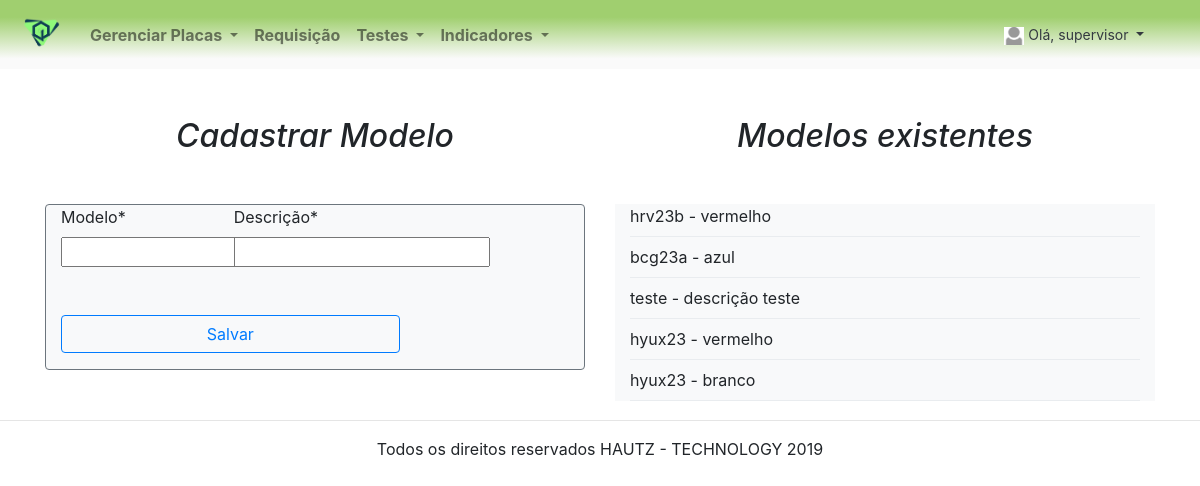
The app's page /placas/cadastrar-modelo/ (signed in) with its own data.
### contas/models/usuario.py (models this page shows, shortened)
class Usuario(AbstractBaseUser):
    username = models.CharField(
        "Nome de Usuário",
        max_length=120,
        unique=True
    )
    data_expiracao = models.DateField(
        "Data Expiração",
        null=True
    )
    tipo = models.CharField(
        "Tipo de Usuário",
        max_length=1,
        choices = TIPOS
    )
    objects = UsuarioManager()
    USERNAME_FIELD =  'username'
    REQUIRED_FIELDS = []
    def __str__(self):
        return self.username
    class Meta:
        db_table = 'USUARIO'

### placas/models/modelo_placas.py (models this page shows)
class Modelo_placas(models.Model):
    Modelo = models.CharField(
        'modelo',
        max_length=120
    )
    Descricao = models.CharField(
        'Descrição',
        max_length=200
    )
    def __str__(self):
        return '{} - {}'.format(self.Modelo, self.Descricao)
    class Meta:
        db_table = 'MODELO_PLACAS'
        constraints = [
            models.UniqueConstraint(fields=['Modelo', 'Descricao'], name="Constraint_modelo")
        ]

### placas/views.py (the view)
# urls.py: path('cadastrar-modelo/', views.cadastrar_modelo, name="cadastrar-modelo"),
@login_required
def cadastrar_modelo(request):
    list_modelo = Modelo_placas.objects.all()
    context = {
        "form": ModeloForm,
        "list_modelo": list_modelo
    }
    if request.method == "POST":
        form = ModeloForm(request.POST)
        if form.is_valid():
            form.save()
    return render(request, "placas/cadastrar-modelo.html", context)

### indicadores/context_processors.py (called while the page is built)
def menu_indicadores(requets):
    return {
        "Menu_indicadores": Menu_indicadores.objects.all()
    }

### placas/context_processors.py (called while the page is built)
def menu_placas(requets):
    return {
        "Menu_placas": Menu_placas.objects.all()
    }

### testes/context_processors.py (called while the page is built)
def menu_testes(requets):
    return {
        "lista_testes": Menu_testes.objects.all()
    }

### placas/templates/placas/cadastrar-modelo.html (shortened to what this page needs)
{% extends "base.html" %}
{% load crispy_forms_tags %}
{% block conteudo %}
<div class="container mb-xl-auto">
    <div class="row">
      <div class="col">
        <h2 class="font-italic mb-lg-5 text-center">Cadastrar Modelo</h2>
        <div class="container bg-light col-lg-12 border border-secondary rounded">
            <form method="POST" class="post-form ">
              <div class="form-row">
                <div class="form-group col-md-4 mb-3">
                {{ form.Modelo  | as_crispy_field:"bootstrap"}}
                </div>
                <div class="form-group col-md-4 mb-5">
                  {{ form.Descricao  | as_crispy_field:"bootstrap"}}
                </div>
              </div>
              <button type="submit" class="save btn btn-outline-primary col-md-8 mb-3 ">Salvar</button>
            </form>
        </div>
      </div>
      <div class="col">
          <h2 class="font-italic mb-lg-5 text-center">Modelos existentes</h2>
        <div style="overflow: auto; height: 200px">
          <table>
            <div class="container bg-light col-lg-12">
              {% for modelo in list_modelo %}
                {{ modelo }}
              <div class="dropdown-divider"></div>
              {% endfor %}
            </div>
          </table>
        </div>
      </div>
  </div>
</div>
{% endblock conteudo %}

### core/templates/base.html (shortened to what this page needs)
{% load static %}
<!DOCTYPE html>
<html lang="pt-br">
<head>
    <link rel="stylesheet" href="https://stackpath.bootstrapcdn.com/bootstrap/4.3.1/css/bootstrap.min.css"
>
    </head>
   <header>
<body>
        <nav class="navbar navbar-expand-sm navbar-light font-weight-bold" >
            <a class="navbar-brand" href="{% url 'core:home' %}">
                <img src="{% static 'logo_genesisq.png' %}" width="50" />
            </a>
            {% if user.is_authenticated %}
            <div class="collapse navbar-collapse" id="navbarSupportedContent">
                <ul class="navbar-nav mr-auto">
                    <li class="nav-item dropdown ">
                        <a class="nav-link dropdown-toggle" href="#" id="navbarDropdown" role="button"
                            data-toggle="dropdown" aria-haspopup="true" aria-expanded="false">
                            Gerenciar Placas
                        </a>
                    </li>
                    <li class="nav-item">
                        <a class="nav-link" href="{% url 'requisicao:requisicao1' %}">Requisição</a>
                    </li>
                    <li class="nav-item dropdown">
                            <a class="nav-link dropdown-toggle" href="#" id="navbarDropdown" role="button"
                                data-toggle="dropdown" aria-haspopup="true" aria-expanded="false">
                                Testes
                            </a>
                    </li>
                    <li class="nav-item dropdown">
                        <a class="nav-link dropdown-toggle" href="#" id="navbarDropdown" role="button"
                            data-toggle="dropdown" aria-haspopup="true" aria-expanded="false">
                            Indicadores
                        </a>
                    </li>
                </ul>
                <li class=" dropdown-header navbar-expand-md">
                    <a class=" nav-link dropdown-toggle font-weight-normal text-dark" href="#" id="navbarDropdown"
                        data-toggle="dropdown" aria-haspopup="true" aria-expanded="true">
                        <img src="{% static 'images/profile.png' %}" width="20" class="avatar" alt="foto do usuário" />
                        Olá, {{ user }}
                    </a>
                </li>
            </div>
        {% else %}
        <a  class="navbar-brand" href="{% url 'core:home' %}">GenesisQ</a>
            <ul class="navbar-nav ml-auto">
                <a role="button" href="{% url 'core:entrar' %}" class="btn btn btn-success">Entrar</a>
            </ul>
        {% endif %}
        </nav>
    </header>
    <main>
        {% block conteudo %}
        {% endblock conteudo %}
    </main>
    <footer>
        <hr/>
        <p class="text-center">Todos os direitos reservados HAUTZ - TECHNOLOGY 2019</p>
    </footer>
</body>
</html>

### core/templates/base.html (style rules this page uses)
header { background: rgb(160, 207, 111) 100%; background: -webkit-linear-gradient(0deg, rgb(250, 250, 250) 15%, rgb(160, 207, 111) 75%); background: linear-gradient(0deg, rgb(250, 250, 250) 15% , rgb(160, 207, 111) 75%); }

### records on screen
Usuario: username "supervisor"
Modelo_placas: Modelo+Descricao "hrv23b - vermelho"
Modelo_placas: Modelo+Descricao "bcg23a - azul"
Modelo_placas: Modelo+Descricao "teste - descrição teste"
Modelo_placas: Modelo+Descricao "hyux23 - vermelho"
Modelo_placas: Modelo+Descricao "hyux23 - branco"
